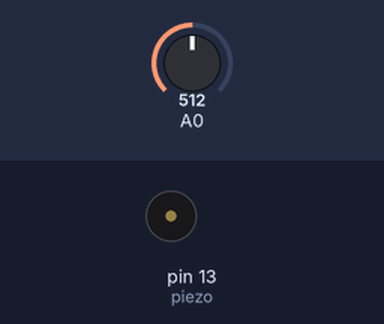
Recording of a sketch running on a simulated Arduino Uno, built with avr-gcc and run on an emulated ATmega328P. Parts: buzzer (waves = sounding). The inputs (shaded band) are chosen by the test bench; at power-on: A0 = 512.

Above: at 1.2 s.
1.3 s: A0 set to 590
2.8 s: A0 set to 616
At 5.7 s:
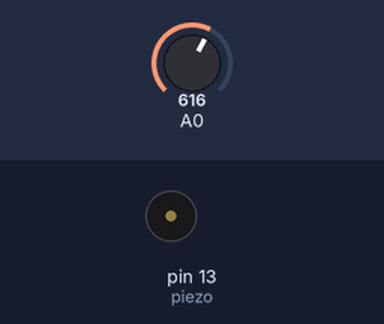
5.8 s: A0 set to 511
At 6.9 s:
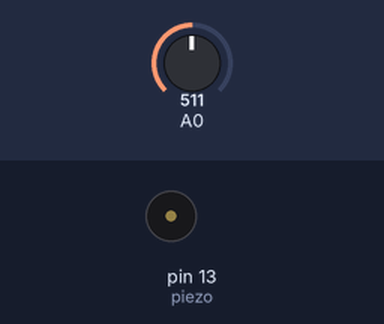
7.3 s: A0 set to 610
At 7.4 s:
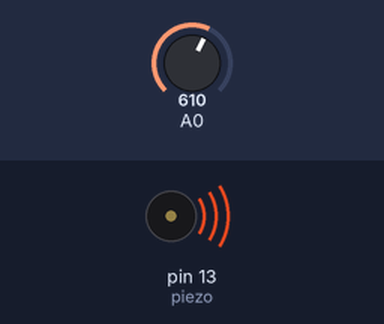
Timing chart, 0 to 11.3 s (numbered marks = the images above; inputs shaded):
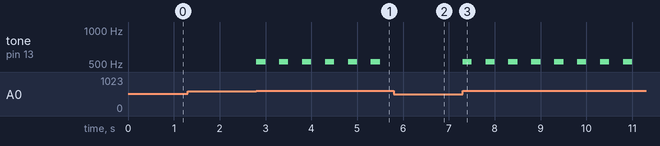

The sketch:

arduino.ino
```cpp
int gas;
int piezo = 13;
void setup()
{
     pinMode(A0, INPUT);
     pinMode(piezo, OUTPUT);
}
void loop()
{
     gas = analogRead(A0);
     if (gas >= 600)
        {
          tone(piezo, 523, 200);
          delay(500);
        }
}
```

Measured:
- the behaviour switches between 599 and 600 on A0 (found by bisection; images 0 and 1)
- after the input at 1.3 s, every drawn part: stays the same
- after the input at 2.8 s, tone on pin 13 (piezo): alternates 523 Hz for 0.20 s and silent for 0.30 s, starting at once
- after the input at 5.8 s, tone on pin 13 (piezo): stops changing and stays silent
- after the input at 7.3 s, tone on pin 13 (piezo): alternates 523 Hz for 0.20 s and silent for 0.30 s, starting at once
